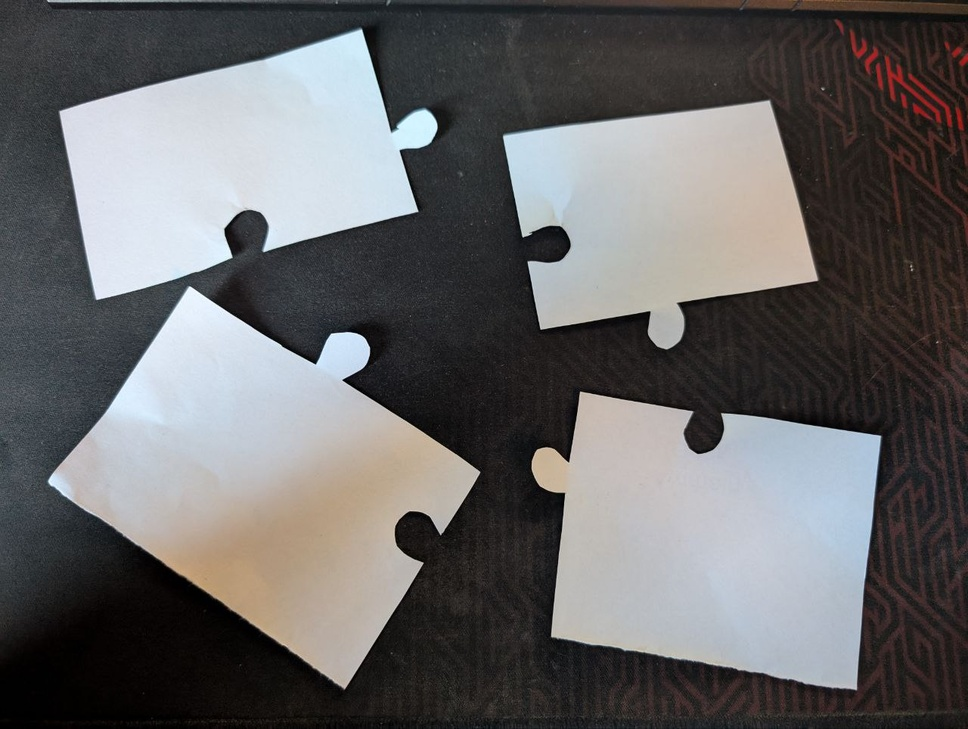
#> input picture Data/5990104323121597224.jpg, 968 x 729 px, shrunk from 1280 x 964 before the run, found by its file name
$ python Canny_dectector.py --input Data/5990104323121597224.jpg
#> lines starting #> are read from the running program, lines starting #| are printed output that depends on the picture; after the words box and inside, x2 and y2 are one past the last pixel; in counts of white or black regions, pixels touching at a corner belong together
from __future__ import print_function
import cv2 as cv
import argparse
max_lowThreshold = 100
window_name = 'Edge Map'
title_trackbar = 'Min Threshold:'
ratio = 3
kernel_size = 3
def CannyThreshold(val):
    low_threshold = val
    img_blur = cv.blur(src_gray, (3,3))
    detected_edges = cv.Canny(img_blur, low_threshold, low_threshold*ratio, kernel_size)
    mask = detected_edges != 0
    dst = src * (mask[:,:,None].astype(src.dtype))
    cv.imshow(window_name, dst)
parser = argparse.ArgumentParser(description='Code for Canny Edge Detector tutorial.')
parser.add_argument('--input', help='Path to input image.', default='fruits.jpg')
args = parser.parse_args()
src = cv.imread(r"C:\Users\cyril\OneDrive - Hochschule Luzern\Documents\HSLU\3. Semester\PREN1\Simulator\experiments\Data\5990104323121597224.jpg")
#> src is the input picture: shape (729, 968, 3); mean B, G, R 102.4, 101.6, 102.6
if src is None:
    print('Could not open or find the image: ', args.input)
    exit(0)
src_gray = cv.cvtColor(src, cv.COLOR_BGR2GRAY)
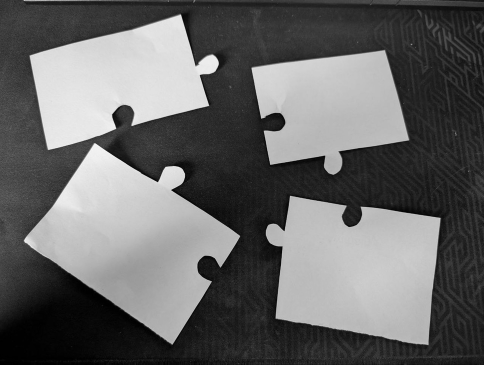
#> src_gray: shape (729, 968) (shown at 1/2 size); min 0, max 253, mean 102
cv.namedWindow(window_name)
cv.createTrackbar(title_trackbar, window_name , 0, max_lowThreshold, CannyThreshold)
#> slider 'Min Threshold:' is set to 20
CannyThreshold(0)
#> in CannyThreshold, `detected_edges = cv.Canny(img_blur, low_threshold, low_threshold*ratio..`:
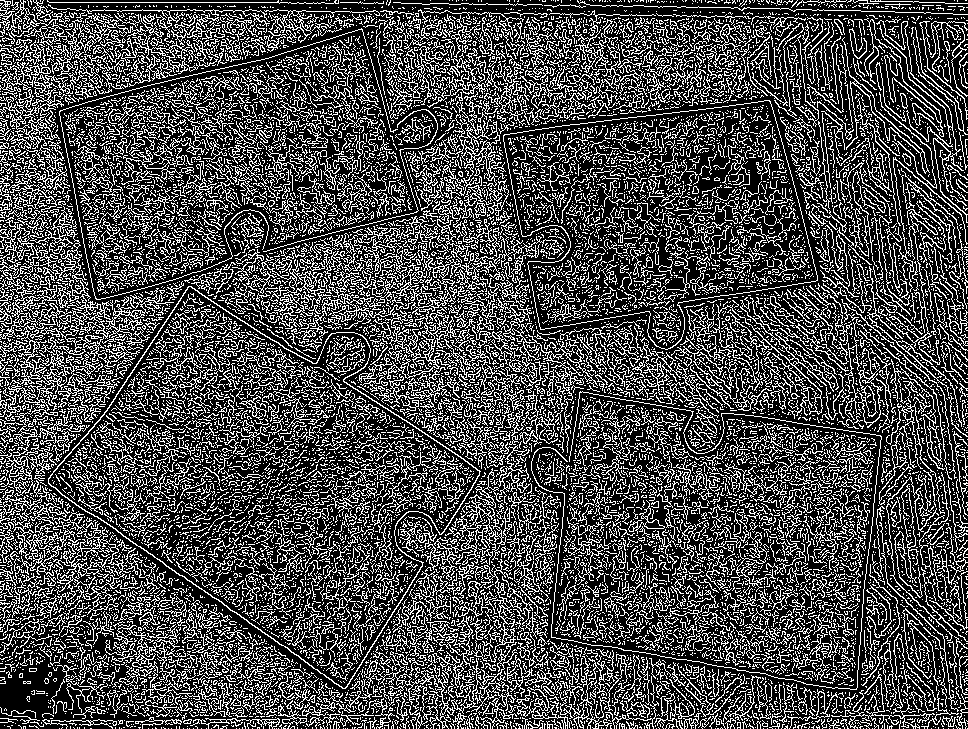
#> detected_edges: shape (729, 968); 28.9% white in thin lines or dots
#> in CannyThreshold, `dst = src * (mask[:,:,None].astype(src.dtype))`:
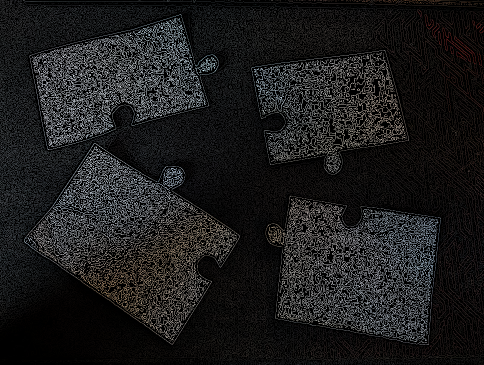
#> dst: shape (729, 968, 3) (shown at 1/2 size); mean B, G, R 28.5, 28.2, 28.4
cv.waitKey()
#> call 2 of CannyThreshold, with val = 20
#> in CannyThreshold (call 2), `detected_edges = cv.Canny(img_blur, low_threshold, low_threshold*ratio..`:
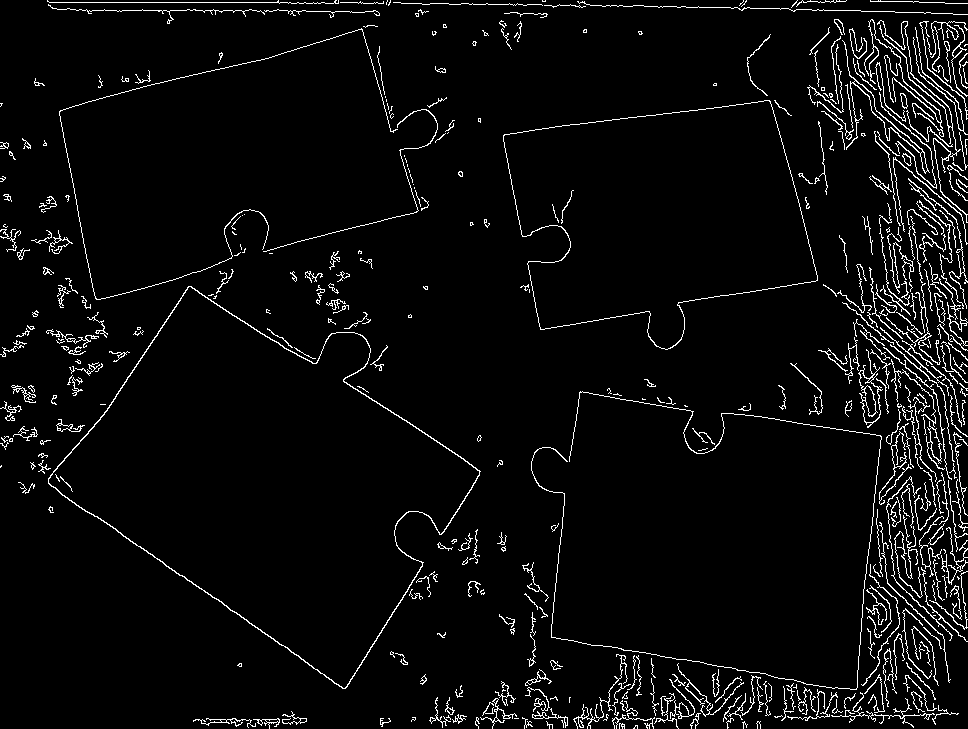
#> detected_edges: shape (729, 968); 4.4% white in thin lines or dots
#> in CannyThreshold (call 2), `dst = src * (mask[:,:,None].astype(src.dtype))`:
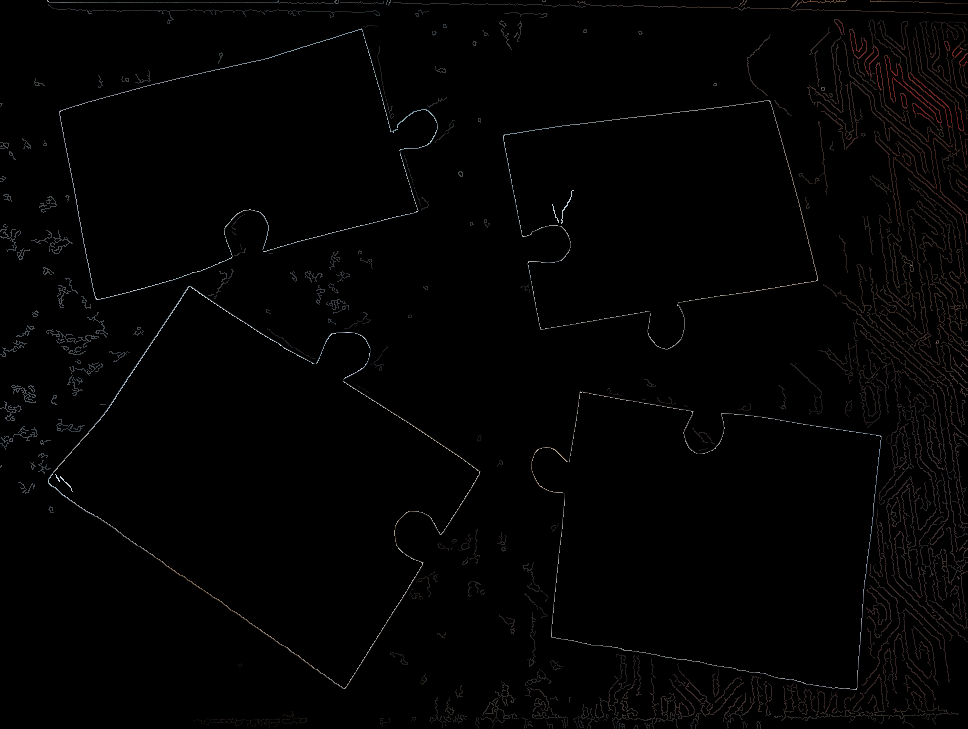
#> dst: shape (729, 968, 3); mean B, G, R 2.3, 2.4, 2.7

#Dilation vermutlich nicht notwendig

$ run again, with Data/5776130955109141471.jpg copied over Data/5990104323121597224.jpg
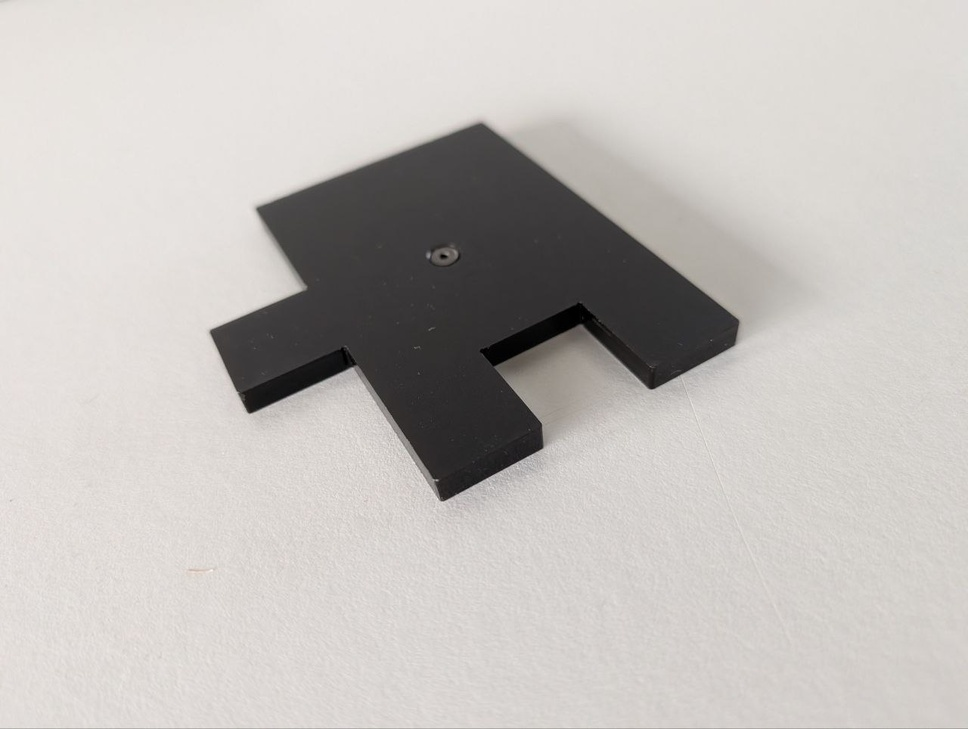
#> input picture Data/5776130955109141471.jpg, 968 x 729 px, shrunk from 1280 x 964 before the run, found by its file name
#> src is the input picture: shape (729, 968, 3); mean B, G, R 187.9, 191.2, 195
#> in CannyThreshold, `detected_edges = cv.Canny(img_blur, low_threshold, low_threshold*ratio..`:
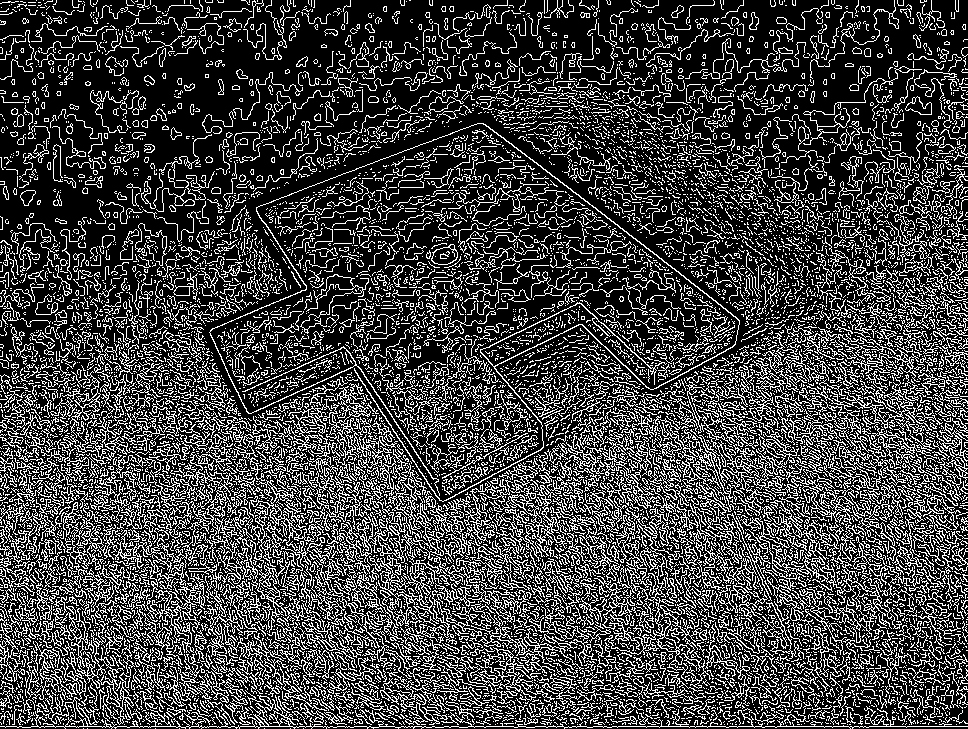
#> detected_edges: shape (729, 968); 25.7% white in thin lines or dots
#> mask: shape (729, 968) bool; 25.7% white in thin lines or dots
#> in CannyThreshold (call 2), `detected_edges = cv.Canny(img_blur, low_threshold, low_threshold*ratio..`:
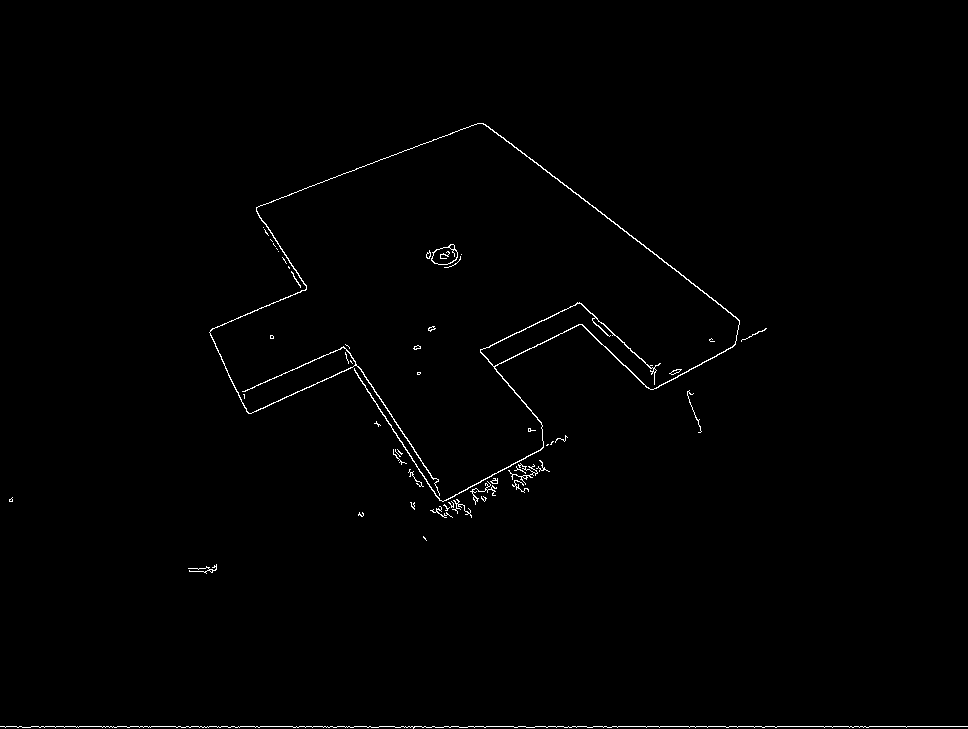
#> detected_edges: shape (729, 968); 0.72% white in thin lines or dots, all inside (x1, y1, x2, y2) = (0, 123, 968, 729)

$ run again, with Data/5776130955109141472.jpg copied over Data/5990104323121597224.jpg
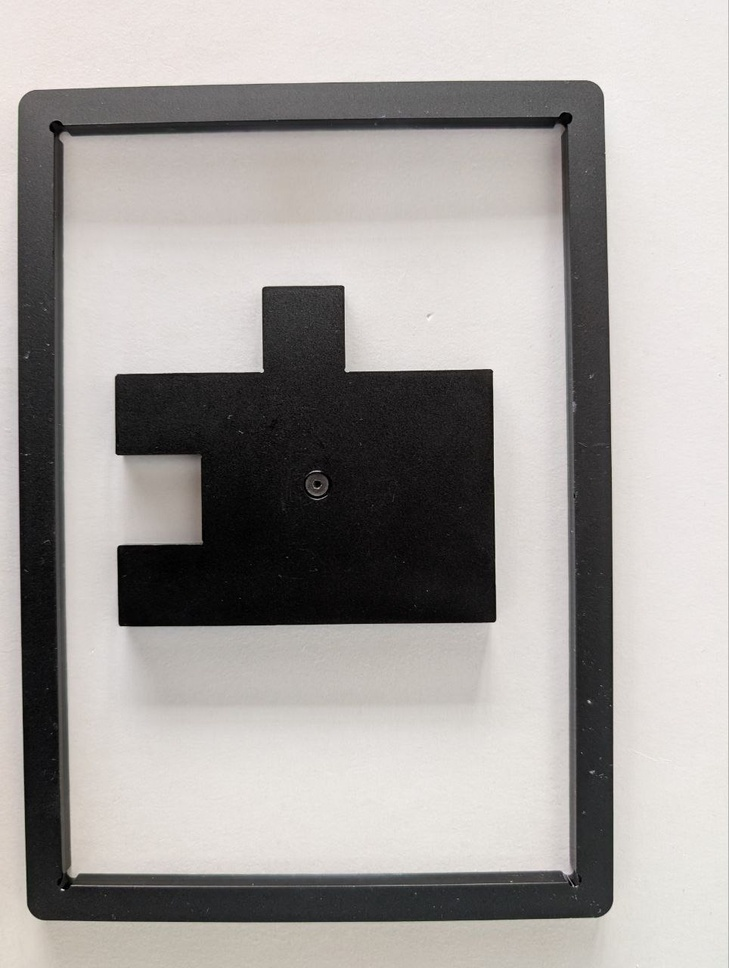
#> input picture Data/5776130955109141472.jpg, 729 x 968 px, shrunk from 964 x 1280 before the run, found by its file name
#> src is the input picture: shape (968, 729, 3); mean B, G, R 158.4, 160.9, 164.8
#> in CannyThreshold, `detected_edges = cv.Canny(img_blur, low_threshold, low_threshold*ratio..`:
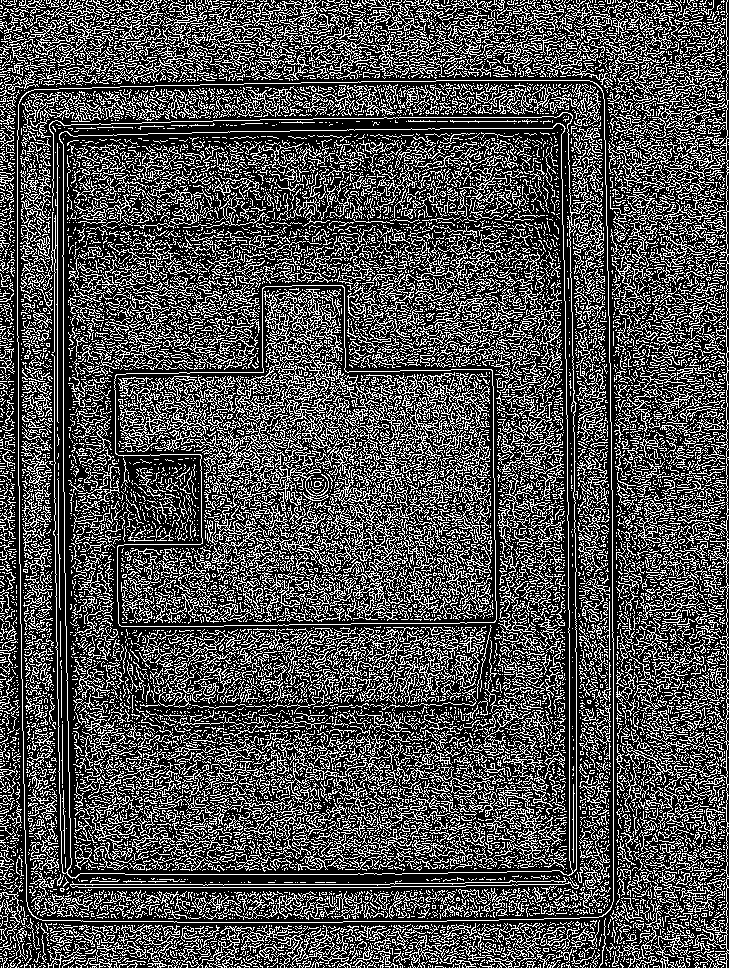
#> detected_edges: shape (968, 729); 30.6% white in thin lines or dots
#> mask: shape (968, 729) bool; 30.6% white in thin lines or dots
#> detected_edges: shape (968, 729); 1.9% white in thin lines or dots
#> mask: shape (968, 729) bool; 1.9% white in thin lines or dots
#> in CannyThreshold (call 2), `dst = src * (mask[:,:,None].astype(src.dtype))`:
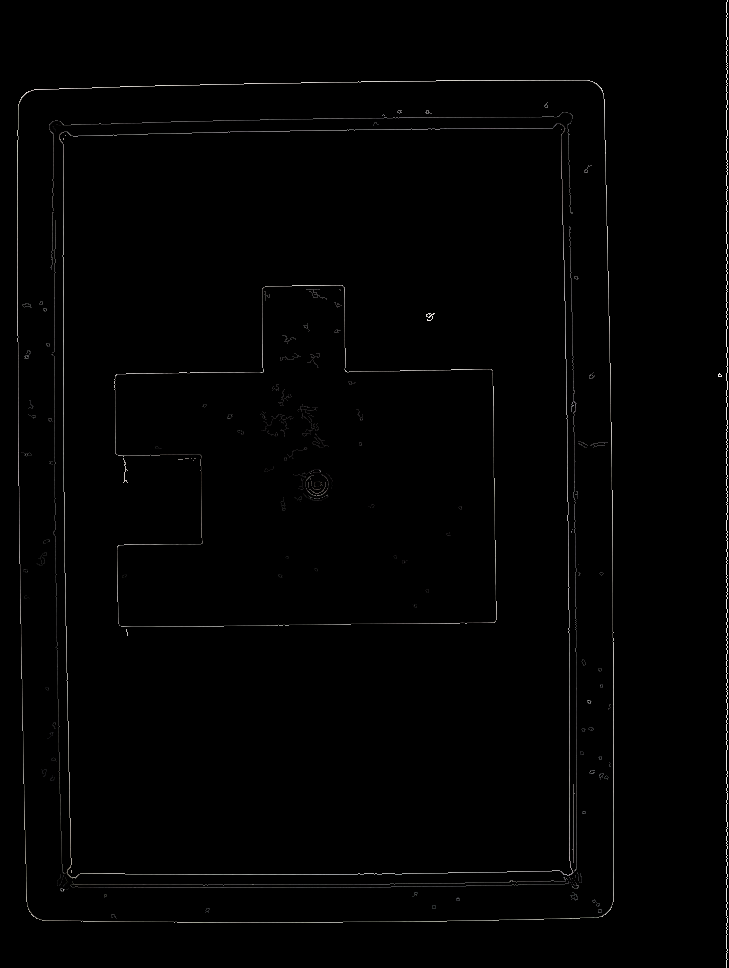
#> dst: shape (968, 729, 3); mean B, G, R 2, 2, 2.1
